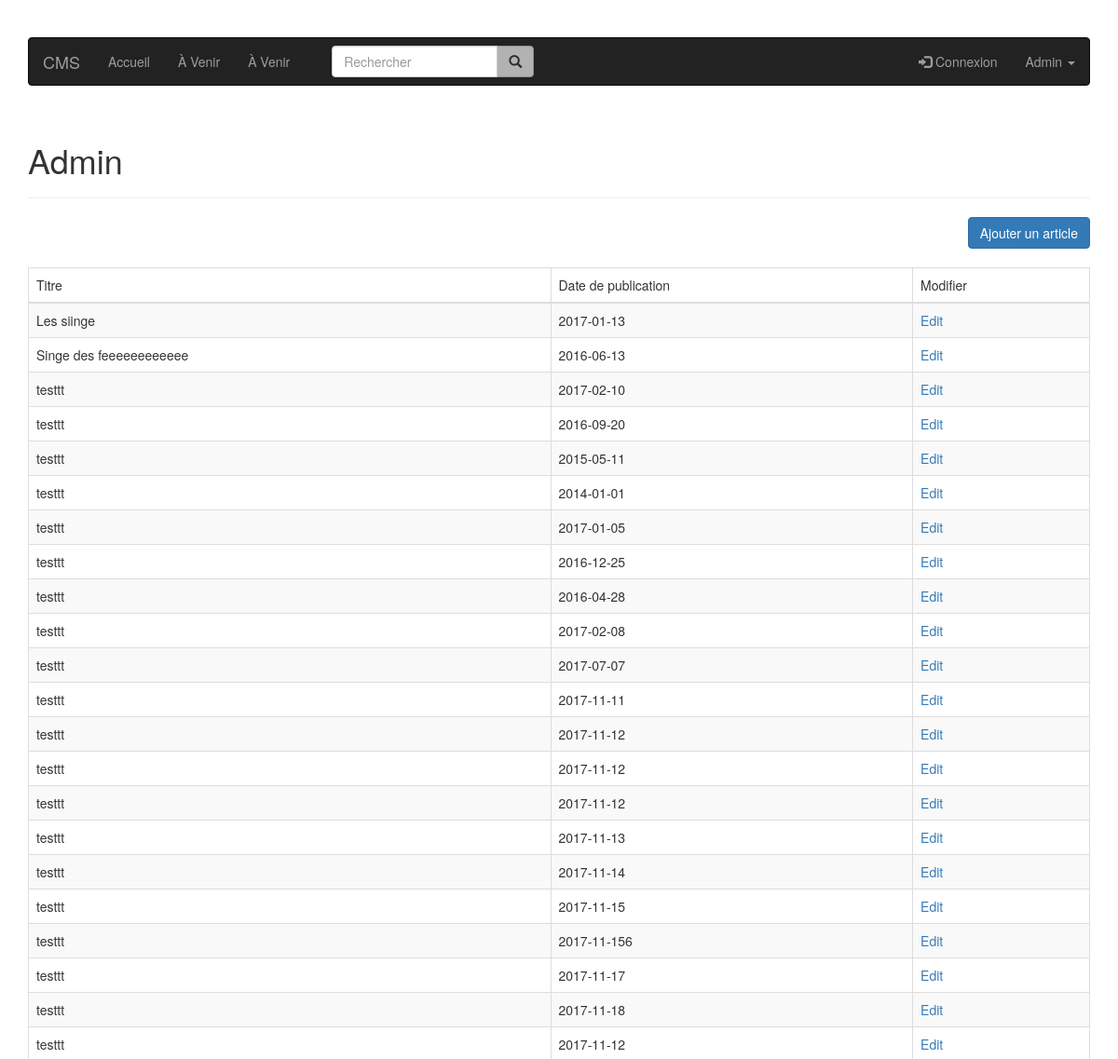
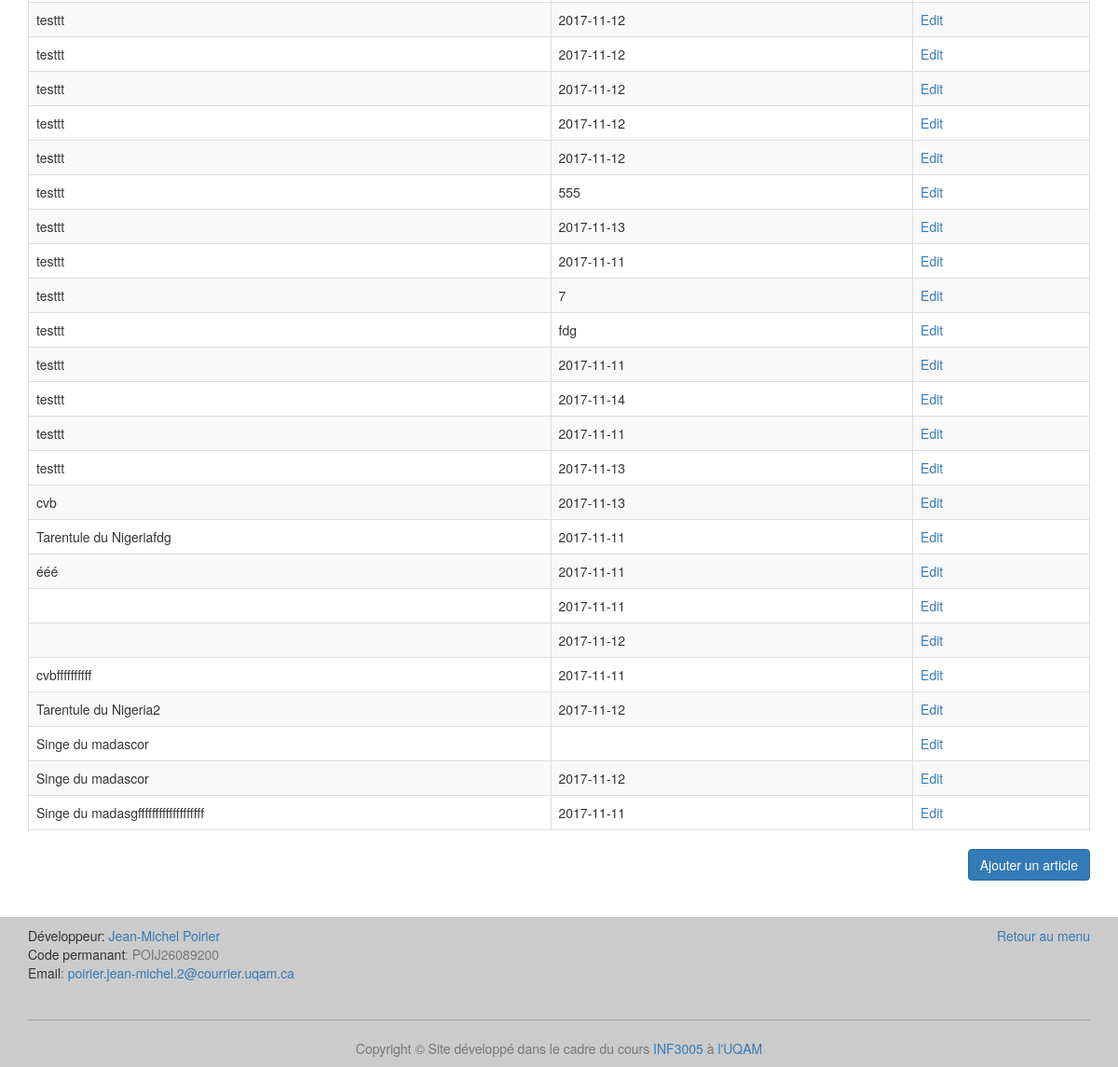
The page /admin on the database as committed earlier (2 pictures, top to bottom).
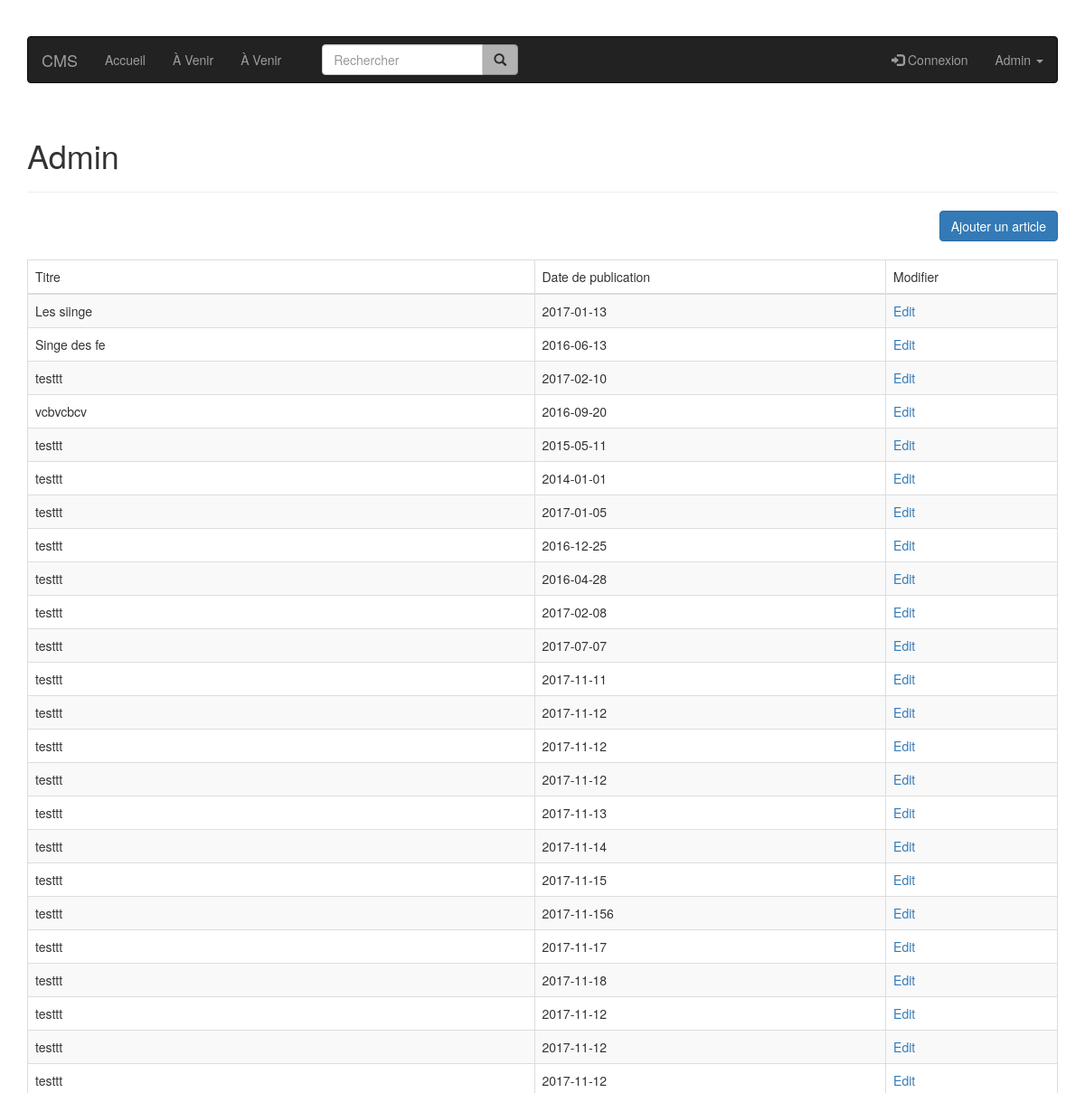
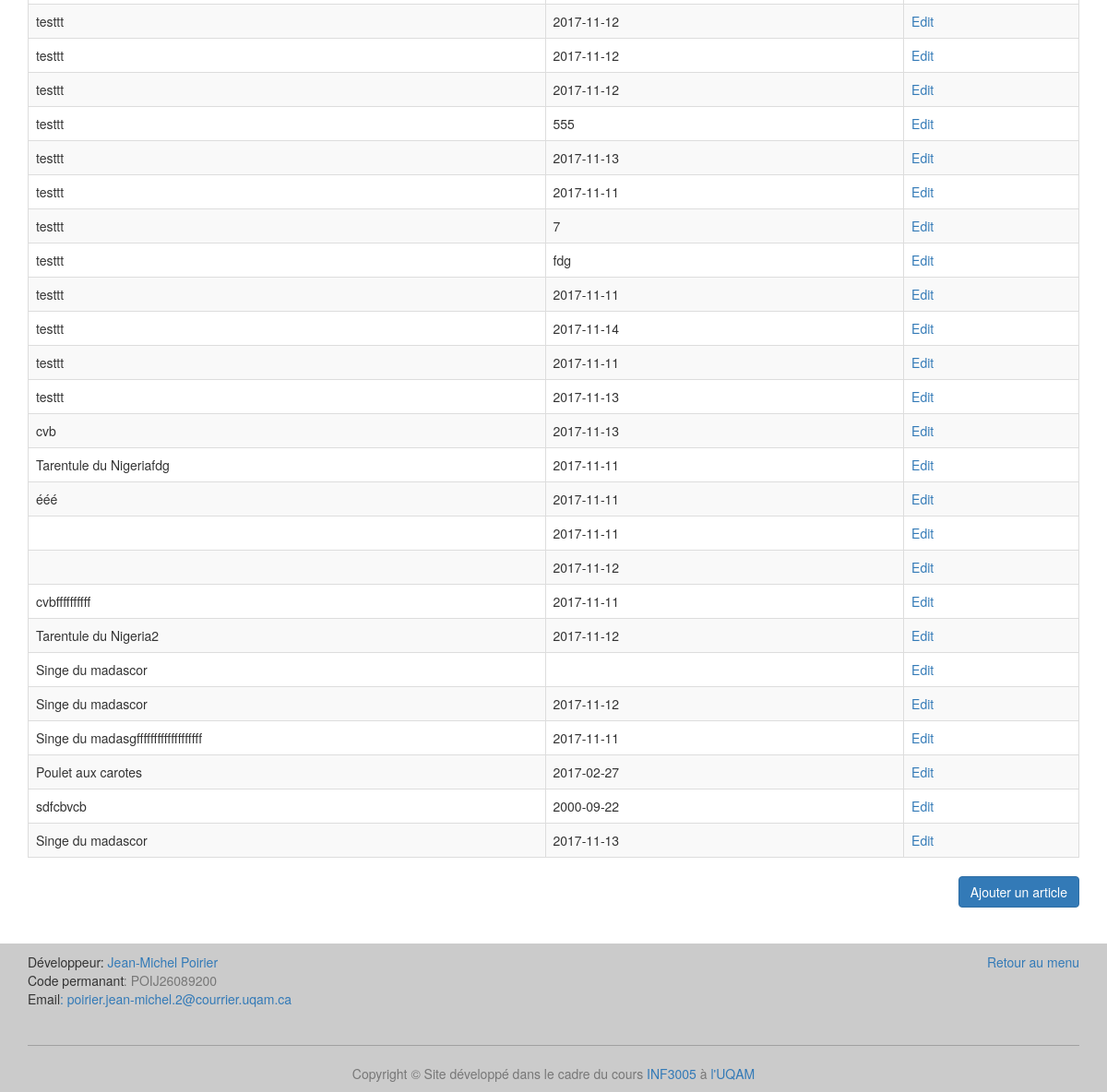
The same page on the database as committed later (2 pictures, top to bottom).
### tables this page shows
CREATE TABLE article (
  id integer primary key,
  titre varchar(100),
  identifiant varchar(50),
  auteur varchar(100),
  date_publication text,
  paragraphe varchar(500)
);

### index.py (the view)
@app.route('/admin')
def admin_page():
    articles = get_db().get_all_articles()
    return render_template('admin.html', articles=articles)

### article.py (called while the page is built)
    def get_all_articles(self):
        cursor = self.get_connection_row().cursor()
        cursor.execute("SELECT titre, identifiant, date_publication "
                       "FROM article")
        article = cursor.fetchall()
        return article

### database.py (called while the page is built)
    def get_connection_row(self):
        if self.connection is None:
            self.connection = sqlite3.connect('db/db.db')
            self.connection.row_factory = sqlite3.Row
        return self.connection

    def disconnect(self):
        if self.connection is not None:
            self.connection.close()

### index.py (called while the page is built)
def get_db():
    db = getattr(g, '_database', None)
    if db is None:
        g._database = Article()
    return g._database

@app.teardown_appcontext
def close_connection(exception):
    db = getattr(g, '_database', None)
    if db is not None:
        db.disconnect()

### templates/admin.html (shortened to what this page needs)
{% extends "layout.html" %}
{% block content %}
    <h1>Admin</h1>
    <hr class="divider">
    <div class="text-right">
        <a class="btn btn-primary" style="margin-bottom: 20px;" href="/admin-form">Ajouter un article</a>
    </div>
    <table class="table table-striped table-bordered">
        <thead>
        <td>Titre</td>
        <td>Date de publication</td>
        <td>Modifier</td>
        </thead>
        {% for article in articles %}
            <tr>
                <td>{{ article["titre"] }}</td>
                <td>{{ article["date_publication"] }}</td>
                <td><a href="/admin-modifier/{{ article["identifiant"] }}">Edit</a></td>
            </tr>
        {% endfor %}
    </table>
    <div class="text-right">
        <a class="btn btn-primary" href="/admin-form">Ajouter un article</a>
    </div>
{% endblock %}

### templates/layout.html (shortened to what this page needs)
<!DOCTYPE html>
<html lang="fr">
<head>
    <link rel="stylesheet" type="text/css" href="/vendor/bootstrap/css/bootstrap.min.css">
    <link rel="stylesheet" type="text/css" href="/vendor/bootstrap/css/maclasse.css">
</head>
<body>
<header id="top">
    <div class="container nav-padd">
        <nav class="navbar navbar-inverse">
            <div class="container-fluid">
                <div class="navbar-header">
                    <a class="navbar-brand" href="/">CMS</a>
                </div>
                <ul class="nav navbar-nav">
                    <li>
                        <a href="/">Accueil</a>
                    </li>
                    <li>
                        <a href="#">À Venir</a>
                    </li>
                    <li>
                        <a href="#">À Venir</a>
                    </li>
                </ul>
                <div class="col-sm-3 col-md-3">
                    <form class="navbar-form" role="search" method="post" action="/recherche">
                        <div class="input-group">
                            <input name="rechercher" type="text" id="rechercheid" class="form-control" placeholder="Rechercher">
                            <div class="input-group-btn">
                                <button id="recherButton" class="btn btn-default" type="submit" title="Écrit quelque chose..."><i class="glyphicon glyphicon-search"></i></button>
                            </div>
                        </div>
                    </form>
                </div>
                <ul class="nav navbar-nav navbar-right">
                    <li>
                        <a href="#"><span class="glyphicon glyphicon-log-in"></span> Connexion</a>
                    </li>
                    <li class="dropdown">
                        <a href="#" class="dropdown-toggle" data-toggle="dropdown">Admin <span class="caret"></span></a>
                    </li>
                </ul>
            </div>
        </nav>
    </div>
</header>
<div class="container container-padd">
    {% block content %}{% endblock %}
</div>
<footer class="footer">
    <div class="container">
        <div class="row">
            <div class="col-md-6 col-sm-12">
                <address>
                    <span class="souligner">Développeur</span>: <a href="mailto:poirier.jean-michel.2@courrier.uqam.ca">Jean-Michel Poirier</a>
                    <br>
                    <span class="souligner">Code permanant</span><span class="text-muted">: POIJ26089200</span>
                    <br>
                    <span class="souligner">Email</span><a href="mailto:poirier.jean-michel.2@courrier.uqam.ca">: poirier.jean-michel.2@courrier.uqam.ca</a>
                </address>
            </div>
            <div class="col-md-6 col-sm-12 text-right">
                <a href="#top">Retour au menu</a>
            </div>
        </div>
        <hr class="hrfooter">
        <div class="row">
            <div class="col-md-12 col-sm-12 text-center text-muted">
                Copyright &copy; Site développé dans le cadre du cours <a href="http://www.etudier.uqam.ca/cours?sigle=INF3005" target="_blank">INF3005</a> à <a href="http://www.uqam.ca/" target="_blank">l'UQAM</a>
            </div>
        </div>
    </div>
</footer>
</body>
</html>

Rows that differ between the two databases and show on the page:
changed article: titre "Singe des feeeeeeeeeeee" → "Singe des fe"
changed article: titre "testtt" → "vcbvcbcv"
added article: titre "Poulet aux carotes", date_publication "2017-02-27"
added article: titre "sdfcbvcb", date_publication "2000-09-22"
added article: titre "Singe du madascor", date_publication "2017-11-13"
